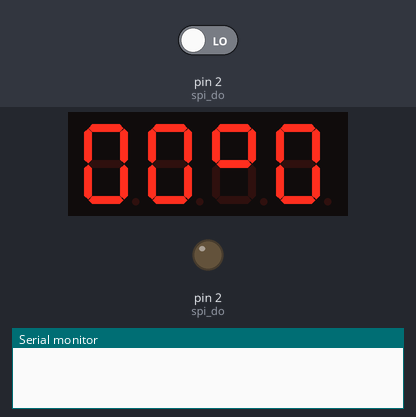
The sketch below on a simulated Arduino Uno, built with avr-gcc and run on an emulated ATmega328P. Shown: 4-digit seven-segment display, output pins drawn as LEDs (lit = HIGH), the last lines printed to the serial monitor. The test bench sets the inputs (shaded band); at power-on: pin 2 (spi_do) LOW. Pins used as bus, display or sensor lines are not drawn.

Above: at 1.5 s.
1.6 s: pin 2 (spi_do) driven HIGH
At 4.4 s:
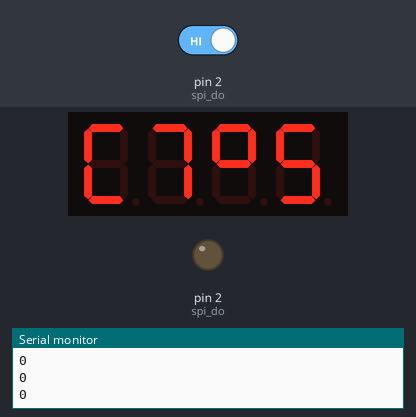
4.6 s: pin 2 (spi_do) driven LOW
At 6.9 s:
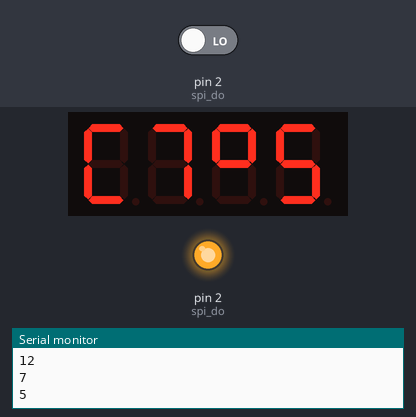
At 10.4 s:
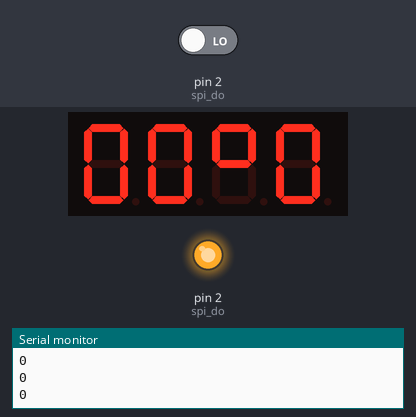
Timing chart, 0 to 13.6 s (numbered marks = the images above; inputs shaded):
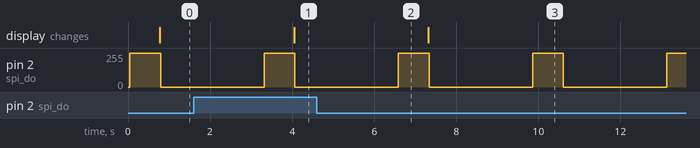

The sketch:

My_ds1620.ino
```cpp
#include <Arduino.h>
#include <TM1637Display.h>

#include "My_ds1620.h"


// Module connection pins (Digital Pins)
#define CLK 6
#define DIO 5

// The amount of time (in milliseconds) between tests
#define TEST_DELAY   2000

TM1637Display display(CLK, DIO);

int y,t , temp1,temp2,dizaine,diz , unit , decimale,deci1,deci2,mama;// ne pas utiliser uint8_t , ça ne marche pas .

void setup()
{
Serial.begin(9600);

  y=0;t=0;

pinMode(spi_clk,OUTPUT);
pinMode(spi_reset,OUTPUT);

	start();
	SPI_init();
	pause(200);
 display.setBrightness(0x0f);


}
void loop()
{
  uint8_t data[]={1,2,3,4};
	charger();

   t=(y&0x01)*5;
decimale=t;

  dizaine=y/2;
	  diz=dizaine/10;
unit=dizaine%10;
//******************
  data[0] = display.encodeDigit(diz);// uint8_t data[]={diz,unit,0b1100011,t)};ne marche pas , les chiffres sont mal formé ;
  data[1] =  display.encodeDigit(unit);
  data[2] = 0b1100011;//pour les degrés ne marche pas avec encodeDigit car on obtient un nombre au lieu du symbole degré.
  data[3] = display.encodeDigit(t);
  display.setSegments(data);
display.setBrightness(0x0f);
  delay(TEST_DELAY);

//*************************
/*
uint8_t data[] ={diz,unit,0b01100011,t};
display.setSegments(data);
display.setBrightness(0x0f);
*/
//delay(TEST_DELAY);
Serial.println(dizaine);
Serial.println(diz);
Serial.println(unit);
Serial.println(t);

    _delay_ms(500);
}


void do_haut(void)
{
pinMode(spi_do,OUTPUT);
digitalWrite(spi_do,HIGH);
pause(5);
}

void do_bas(void)
{
pinMode(spi_do,OUTPUT);
digitalWrite(spi_do,LOW);
pause(5);
}

void clock(void)
{
digitalWrite(spi_clk,LOW);
pause(5);
digitalWrite(spi_clk,HIGH);
pause(5);
}

void start(void){
digitalWrite(spi_reset,HIGH);
pause(5);
//****************
}

	void stop(void)
	{
digitalWrite(spi_reset,LOW);
pause(5);
	}


void SPI_init	(void)
{
	start();
//;config command protocole
	putbyte(0x0C);

//;output polarity active hight + conversion non CONTINUE : one bit shot
	putbyte(0x03);
	stop();
	//pause(200);

}

void pause(unsigned int j)
{
while(j--) _delay_us(1);
}

void charger(void)
{
deb_convert();
	mesure();
	fin_convert();
	}

void deb_convert(void)
{

	start();
	putbyte(0xEE);
	pause(200);
	stop();

}

void fin_convert(void)
{
	start();
putbyte(0x22);
	pause(200);
stop();
}

void mesure(void)
{
uint8_t z=0;
	start();
	putbyte(0xAA);
  _delay_ms(750);
	y= getbyte();
 z=getbyte();
 temp1=y;
	stop();

	//return y;
	}


void putbyte (unsigned char x)
{


if(x&0x01) do_haut();
else do_bas();
clock();

if(x&0x02) do_haut();
else do_bas();
clock();

if(x&0x04) do_haut();
else do_bas();
clock();

if(x&0x08) do_haut();
else do_bas();
clock();

if(x&0x10) do_haut();
else do_bas();
clock();

if(x&0x20) do_haut();
else do_bas();
clock();

if(x&0x40) do_haut();
else do_bas();
clock();

if(x&0x80) do_haut();
else do_bas();
clock();


}

unsigned int getbyte(void)
{
unsigned int x=0;
pinMode(spi_do,INPUT);
clock();
for(int i=0;i<8;i++){if((digitalRead(spi_do))&0x01) x|=(1<<i);clock();}
return x;
}
//*************************************
uint8_t read_slope()//=counter_per_c
{
  uint8_t counter=0,counter1=0;
start();
putbyte(0xA9);
counter=getbyte();
counter1=getbyte();
stop();
return counter1*16+counter;
}

uint8_t read_counter()//=counter_remain
{
  uint8_t counter=0,counter1=0;
start();
putbyte(0xA0);
counter=getbyte();
counter1=getbyte();
stop();
return counter1*16+counter;
}


float realtemp()
{
  float latemp=0;
charger();
latemp=temp1/2-0.25+(read_slope()-read_counter())/(float)read_slope();
return latemp;
}
```

My_ds1620.h
```cpp
int spi_do=2;
int spi_clk=3;
int spi_reset=4;
```

Measured:
- after the input at 1.6 s, the display: changes after 2.4 s (image 1)
- after the input at 4.6 s, the display: changes after 2.7 s (image 3)
- by itself, pin 2 (spi_do): alternates 255/255 for 0.75 s and 0/255 for 2.5 s
